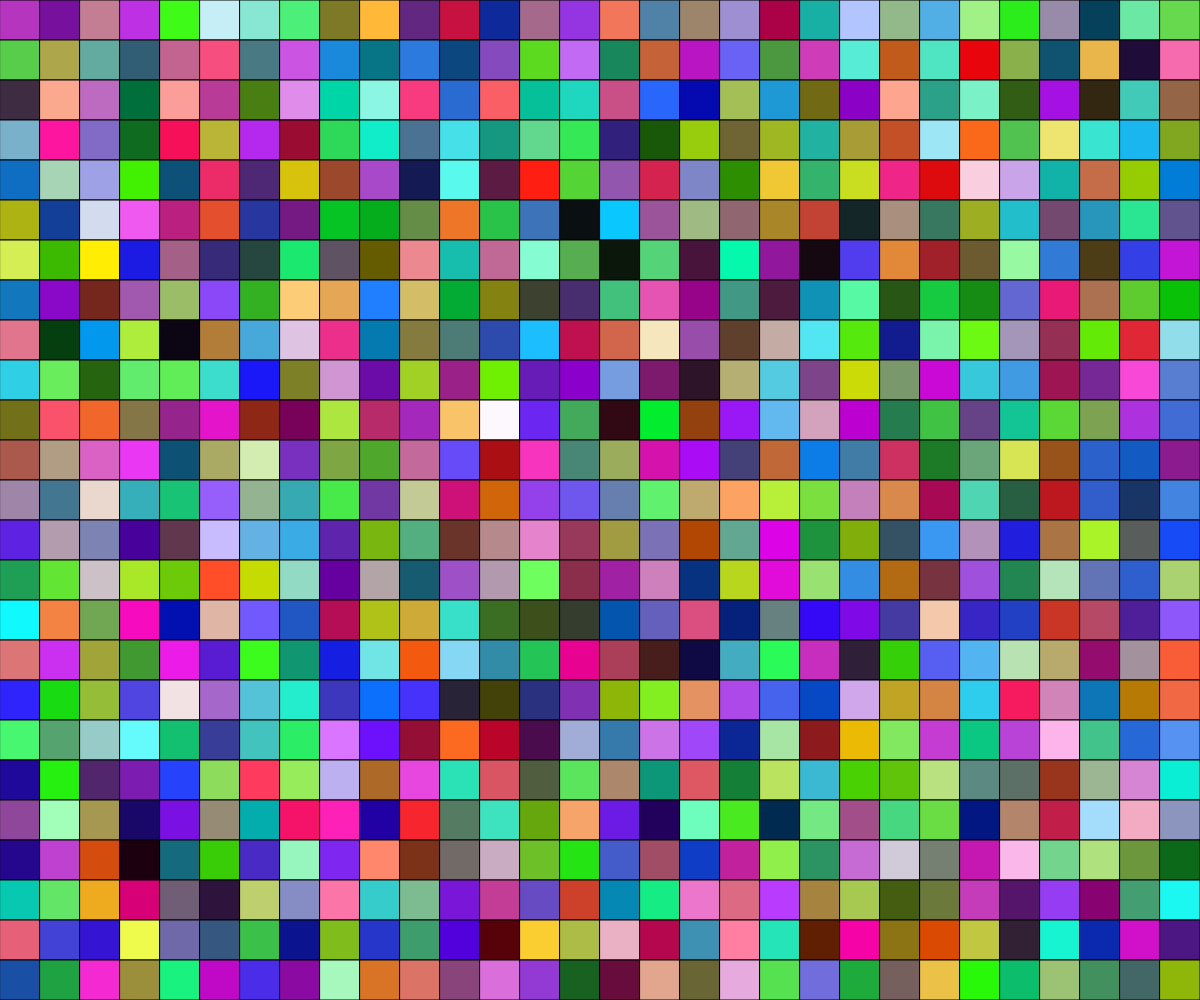
Frame 1 (no input)
Frame 60 (no input): identical to frame 1, image omitted
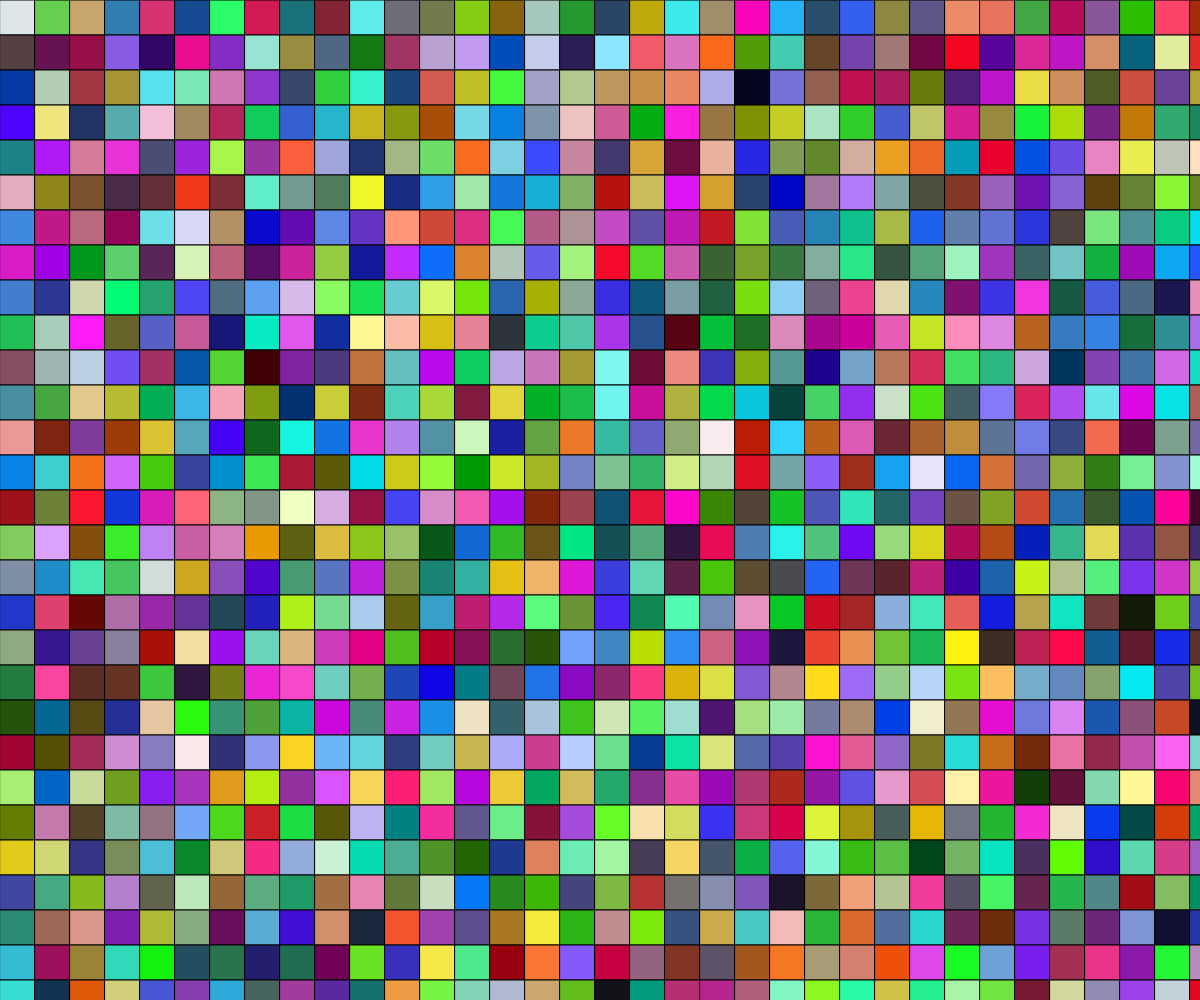
Frame 120 (the mouse pressed at the canvas centre since frame 60)

The p5.js sketch that drew these frames (run headless with seeded random() and noise() and a simulated clock; from frame 60 on, the mouse is pressed at the canvas centre):

// p5.js sketch
// ── sketch.js
// Multicolored grid
//Eric Friesen
//may 12th, 2022
//draws a cool colored grid that you can interact with


let theSpacing = 40;


function setup() {
  createCanvas(windowWidth, windowHeight);
  multiGrid();
}

//makes the grid exist and multicolored
function multiGrid(){
  for(let x = 0; x < width; x+=theSpacing){
    for(let y = 0; y < height; y+= theSpacing){
      fill(random(0,255), random(0,255), random(0,255));
      rect(x,y,theSpacing);
    }
  }
}

//changes size of the squares depending on the mouse click
function mousePressed(){
  if(mouseIsPressed === true){
    if(mouseButton === LEFT){
      theSpacing -= 5;
      multiGrid();
    }
    if(mouseButton === CENTER){
      theSpacing += 5;
      multiGrid();
    }
  }
  theSpacing = constrain(theSpacing, 20, 60);
}

//changes colors of the grid
function changeColors(){
  if(keyIsDown(32)){
    multiGrid();
  }
}

function draw() {
  changeColors();
}
